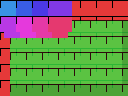

Rendered tile map (Tiled .tmx) drawn with the repository's tilesets; below, a short description and the full map source, tile grids included:
An orthogonal 8x6 tile map with 16x16 px tiles, 7 tile layers (Base, Styled, Parallaxed, AddLayer, ...), 1 hidden layer not drawn, 4 image layers and 5 objects (GObj, TD_A, TD_B, IX_A, IX_B).

<map version="1.10" tiledversion="1.12.0" orientation="orthogonal" renderorder="right-down" width="8" height="6" tilewidth="16" tileheight="16" infinite="0" nextlayerid="20" nextobjectid="10">
 <properties>
  <property name="map_prop" value="layers-map" />
 </properties>
 <tileset firstgid="1" source="terrain.tsx" />
 <layer id="1" name="Base" width="8" height="6">
  <properties>
   <property name="godot_group" value="ground_layers" />
  </properties>
  <data encoding="csv">
1,1,1,1,1,1,1,1,
1,1,1,1,1,1,1,1,
1,1,1,1,1,1,1,1,
1,1,1,1,1,1,1,1,
1,1,1,1,1,1,1,1,
1,1,1,1,1,1,1,1
</data>
 </layer>
 <layer id="2" name="Styled" class="decor" width="8" height="6" opacity="0.5" tintcolor="#ff0000" offsetx="8" offsety="4">
  <data encoding="csv">
2,2,2,2,2,2,2,2,
2,2,2,2,2,2,2,2,
2,2,2,2,2,2,2,2,
2,2,2,2,2,2,2,2,
2,2,2,2,2,2,2,2,
2,2,2,2,2,2,2,2
</data>
 </layer>
 <layer id="3" name="Hidden" width="8" height="6" visible="0">
  <data encoding="csv">
3,3,3,3,3,3,3,3,
3,3,3,3,3,3,3,3,
3,3,3,3,3,3,3,3,
3,3,3,3,3,3,3,3,
3,3,3,3,3,3,3,3,
3,3,3,3,3,3,3,3
</data>
 </layer>
 <layer id="4" name="Parallaxed" width="8" height="6" parallaxx="0.5" parallaxy="0.75">
  <data encoding="csv">
4,4,4,4,4,4,4,4,
4,4,4,4,4,4,4,4,
4,4,4,4,4,4,4,4,
4,4,4,4,4,4,4,4,
4,4,4,4,4,4,4,4,
4,4,4,4,4,4,4,4
</data>
 </layer>
 <layer id="5" name="AddLayer" width="8" height="6" mode="add">
  <data encoding="csv">
9,9,9,9,9,9,9,9,
9,9,9,9,9,9,9,9,
9,9,9,9,9,9,9,9,
9,9,9,9,9,9,9,9,
9,9,9,9,9,9,9,9,
9,9,9,9,9,9,9,9
</data>
 </layer>
 <layer id="6" name="MulLayer" width="8" height="6" mode="multiply">
  <data encoding="csv">
10,10,10,10,10,10,10,10,
10,10,10,10,10,10,10,10,
10,10,10,10,10,10,10,10,
10,10,10,10,10,10,10,10,
10,10,10,10,10,10,10,10,
10,10,10,10,10,10,10,10
</data>
 </layer>
 <layer id="7" name="Skipped" width="8" height="6">
  <properties>
   <property name="no_import" type="bool" value="true" />
  </properties>
  <data encoding="csv">
1,1,1,1,1,1,1,1,
1,1,1,1,1,1,1,1,
1,1,1,1,1,1,1,1,
1,1,1,1,1,1,1,1,
1,1,1,1,1,1,1,1,
1,1,1,1,1,1,1,1
</data>
 </layer>
 <group id="8" name="Group1" offsetx="10" offsety="20" opacity="0.8">
  <layer id="9" name="GroupTiles" width="8" height="6">
   <data encoding="csv">
12,12,12,12,12,12,12,12,
12,12,12,12,12,12,12,12,
12,12,12,12,12,12,12,12,
12,12,12,12,12,12,12,12,
12,12,12,12,12,12,12,12,
12,12,12,12,12,12,12,12
</data>
  </layer>
  <objectgroup id="10" name="GroupObjects">
   <object id="1" name="GObj" x="8" y="8" width="16" height="16" />
  </objectgroup>
 </group>
 <objectgroup id="11" name="TopDown">
  <object id="2" name="TD_A" x="0" y="64">
   <point />
  </object>
  <object id="3" name="TD_B" x="32" y="16">
   <point />
  </object>
 </objectgroup>
 <objectgroup id="12" name="Indexed" draworder="index">
  <object id="4" name="IX_A" x="0" y="64">
   <point />
  </object>
  <object id="5" name="IX_B" x="32" y="16">
   <point />
  </object>
 </objectgroup>
 <imagelayer id="13" name="ImgPlain" offsetx="4" offsety="6">
  <image source="bg.png" width="64" height="32" />
 </imagelayer>
 <imagelayer id="14" name="ImgParallax" parallaxx="0.5">
  <image source="bg.png" width="64" height="32" />
 </imagelayer>
 <imagelayer id="15" name="ImgRepeat" offsetx="8" repeatx="1">
  <image source="bg.png" width="64" height="32" />
 </imagelayer>
 <imagelayer id="16" name="ImgPx2D" class="parallax" parallaxy="0.5" repeaty="1">
  <image source="bg.png" width="64" height="32" />
 </imagelayer>
</map>
